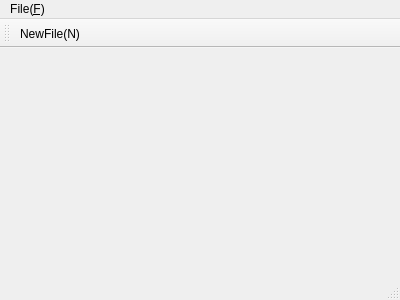
<?xml version="1.0" encoding="UTF-8"?>
<ui version="4.0">
 <class>MainWindow</class>
 <widget class="QMainWindow" name="MainWindow">
  <property name="geometry">
   <rect>
    <x>0</x>
    <y>0</y>
    <width>400</width>
    <height>300</height>
   </rect>
  </property>
  <property name="windowTitle">
   <string>MainWindow</string>
  </property>
  <widget class="QWidget" name="centralWidget"/>
  <widget class="QMenuBar" name="menuBar">
   <property name="geometry">
    <rect>
     <x>0</x>
     <y>0</y>
     <width>400</width>
     <height>17</height>
    </rect>
   </property>
   <widget class="QMenu" name="menuFile_F">
    <property name="title">
     <string>File(&amp;F)</string>
    </property>
    <addaction name="action_New"/>
    <addaction name="separator"/>
    <addaction name="separator"/>
    <addaction name="actionNewPic_P"/>
    <addaction name="actionNewGod_G"/>
   </widget>
   <addaction name="menuFile_F"/>
  </widget>
  <widget class="QToolBar" name="mainToolBar">
   <attribute name="toolBarArea">
    <enum>TopToolBarArea</enum>
   </attribute>
   <attribute name="toolBarBreak">
    <bool>false</bool>
   </attribute>
   <addaction name="action_New"/>
  </widget>
  <widget class="QStatusBar" name="statusBar"/>
  <action name="action_New">
   <property name="icon">
    <iconset resource="myimages.qrc">
     <normaloff>:/image/images/1031.png</normaloff>:/image/images/1031.png</iconset>
   </property>
   <property name="text">
    <string>NewFile(&amp;N)</string>
   </property>
   <property name="toolTip">
    <string>新建文件</string>
   </property>
   <property name="shortcut">
    <string>Ctrl+N</string>
   </property>
  </action>
  <action name="actionNewPic_P">
   <property name="text">
    <string>NewPic(&amp;P)</string>
   </property>
  </action>
  <action name="actionNewGod_G">
   <property name="text">
    <string>NewGod(&amp;G)</string>
   </property>
  </action>
 </widget>
 <layoutdefault spacing="6" margin="11"/>
 <resources>
  <include location="myimages.qrc"/>
 </resources>
 <connections/>
</ui>
